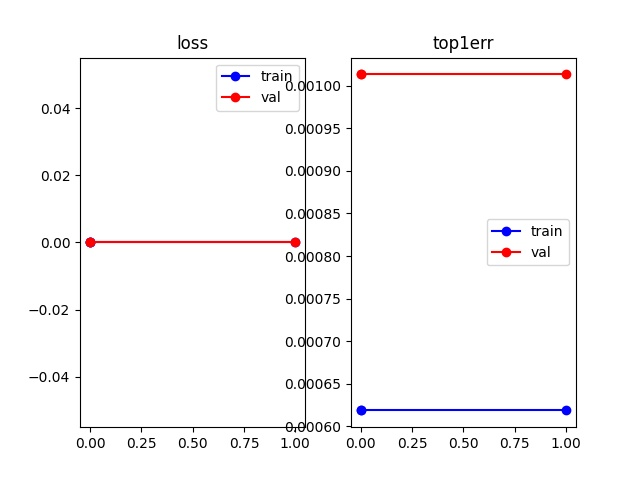

Generate this figure with Python:
# -*- coding: utf-8 -*-

from __future__ import print_function, division

import argparse
import torch
import torch.nn as nn
import torch.optim as optim
from torch.optim import lr_scheduler
from torch.autograd import Variable
from torchvision import datasets, transforms
import torch.backends.cudnn as cudnn
import matplotlib
matplotlib.use('agg')
import matplotlib.pyplot as plt
#from PIL import Image
import time
import os
from model import ft_net, ft_net_dense, ft_net_NAS, PCB
from random_erasing import RandomErasing
import yaml
from shutil import copyfile
from circle_loss import CircleLoss, convert_label_to_similarity

version =  torch.__version__
#fp16
# try:
#     from apex.fp16_utils import *
#     from apex import amp
# except ImportError: # will be 3.x series
#     print('This is not an error. If you want to use low precision, i.e., fp16, please install the apex with cuda support (https://github.com/NVIDIA/apex) and update pytorch to 1.0')
######################################################################
# Options
# --------
if __name__ == '__main__':
    parser = argparse.ArgumentParser(description='Training')
    parser.add_argument('--gpu_ids',default='0', type=str,help='gpu_ids: e.g. 0  0,1,2  0,2')
    parser.add_argument('--name',default='ft_ResNet50', type=str, help='output model name')
    parser.add_argument('--data_dir',default='F:\Data\Market-1501',type=str, help='training dir path')
    parser.add_argument('--train_all', action='store_true', help='use all training data' )
    parser.add_argument('--color_jitter', action='store_true', help='use color jitter in training' )
    parser.add_argument('--batchsize', default=32, type=int, help='batchsize')
    parser.add_argument('--stride', default=2, type=int, help='stride')
    parser.add_argument('--erasing_p', default=0, type=float, help='Random Erasing probability, in [0,1]')
    parser.add_argument('--use_dense', action='store_true', help='use densenet121' )
    parser.add_argument('--use_NAS', action='store_true', help='use NAS' )
    parser.add_argument('--warm_epoch', default=0, type=int, help='the first K epoch that needs warm up')
    parser.add_argument('--lr', default=0.05, type=float, help='learning rate')
    parser.add_argument('--droprate', default=0.5, type=float, help='drop rate')
    parser.add_argument('--PCB', action='store_true', help='use PCB+ResNet50' )
    parser.add_argument('--circle', action='store_true', help='use Circle loss' )
    parser.add_argument('--fp16', action='store_false', help='use float16 instead of float32, which will save about 50% memory' )
    opt = parser.parse_args()

    fp16 = False#opt.fp16
    print(fp16)
    data_dir = opt.data_dir
    name = opt.name
    str_ids = opt.gpu_ids.split(',')
    gpu_ids = []
    for str_id in str_ids:
        gid = int(str_id)
        if gid >=0:
            gpu_ids.append(gid)

    # set gpu ids
    if len(gpu_ids)>0:
        torch.cuda.set_device(gpu_ids[0])
        cudnn.benchmark = True
    ######################################################################
    # Load Data
    # ---------
    #

    transform_train_list = [
            #transforms.RandomResizedCrop(size=128, scale=(0.75,1.0), ratio=(0.75,1.3333), interpolation=3), #Image.BICUBIC)
            transforms.Resize((256,128), interpolation=3),
            transforms.Pad(10),
            transforms.RandomCrop((256,128)),
            transforms.RandomHorizontalFlip(),
            transforms.ToTensor(),
            transforms.Normalize([0.485, 0.456, 0.406], [0.229, 0.224, 0.225])
            ]

    transform_val_list = [
            transforms.Resize(size=(256,128),interpolation=3), #Image.BICUBIC
            transforms.ToTensor(),
            transforms.Normalize([0.485, 0.456, 0.406], [0.229, 0.224, 0.225])
            ]

    if opt.PCB:
        transform_train_list = [
            transforms.Resize((384,192), interpolation=3),
            transforms.RandomHorizontalFlip(),
            transforms.ToTensor(),
            transforms.Normalize([0.485, 0.456, 0.406], [0.229, 0.224, 0.225])
            ]
        transform_val_list = [
            transforms.Resize(size=(384,192),interpolation=3), #Image.BICUBIC
            transforms.ToTensor(),
            transforms.Normalize([0.485, 0.456, 0.406], [0.229, 0.224, 0.225])
            ]

    if opt.erasing_p>0:
        transform_train_list = transform_train_list +  [RandomErasing(probability = opt.erasing_p, mean=[0.0, 0.0, 0.0])]

    if opt.color_jitter:
        transform_train_list = [transforms.ColorJitter(brightness=0.1, contrast=0.1, saturation=0.1, hue=0)] + transform_train_list

    print(transform_train_list)
    data_transforms = {
        'train': transforms.Compose( transform_train_list ),
        'val': transforms.Compose(transform_val_list),
    }


    train_all = ''
    if opt.train_all:
         train_all = '_all'

    image_datasets = {}
    image_datasets['train'] = datasets.ImageFolder(os.path.join(data_dir, 'train' + train_all),
                                              data_transforms['train'])
    image_datasets['val'] = datasets.ImageFolder(os.path.join(data_dir, 'val'),
                                              data_transforms['val'])

    dataloaders = {x: torch.utils.data.DataLoader(image_datasets[x], batch_size=opt.batchsize,
                                                 shuffle=True, num_workers=8, pin_memory=True) # 8 workers may work faster
                  for x in ['train', 'val']}
    dataset_sizes = {x: len(image_datasets[x]) for x in ['train', 'val']}
    class_names = image_datasets['train'].classes

    use_gpu = torch.cuda.is_available()

    since = time.time()
    inputs, classes = next(iter(dataloaders['train']))
    print(time.time()-since)
    ######################################################################
    # Training the model
    # ------------------
    #
    # Now, let's write a general function to train a model. Here, we will
    # illustrate:
    #
    # -  Scheduling the learning rate
    # -  Saving the best model
    #
    # In the following, parameter ``scheduler`` is an LR scheduler object from
    # ``torch.optim.lr_scheduler``.

    y_loss = {} # loss history
    y_loss['train'] = []
    y_loss['val'] = []
    y_err = {}
    y_err['train'] = []
    y_err['val'] = []

    def train_model(model, criterion, optimizer, scheduler, num_epochs=25):
        since = time.time()

        #best_model_wts = model.state_dict()
        #best_acc = 0.0
        warm_up = 0.1 # We start from the 0.1*lrRate
        warm_iteration = round(dataset_sizes['train']/opt.batchsize)*opt.warm_epoch # first 5 epoch
        if opt.circle:
            criterion_circle = CircleLoss(m=0.25, gamma=32)
        for epoch in range(num_epochs):
            print('Epoch {}/{}'.format(epoch, num_epochs - 1))
            print('-' * 10)

            # Each epoch has a training and validation phase
            for phase in ['train', 'val']:
                if phase == 'train':
                    scheduler.step()
                    model.train(True)  # Set model to training mode
                else:
                    model.train(False)  # Set model to evaluate mode

                running_loss = 0.0
                running_corrects = 0.0
                # Iterate over data.
                for data in dataloaders[phase]:
                    # get the inputs
                    inputs, labels = data
                    now_batch_size,c,h,w = inputs.shape
                    if now_batch_size<opt.batchsize: # skip the last batch
                        continue
                    #print(inputs.shape)
                    # wrap them in Variable
                    if use_gpu:
                        inputs = Variable(inputs.cuda().detach())
                        labels = Variable(labels.cuda().detach())
                    else:
                        inputs, labels = Variable(inputs), Variable(labels)
                    # if we use low precision, input also need to be fp16
                    #if fp16:
                    #    inputs = inputs.half()

                    # zero the parameter gradients
                    optimizer.zero_grad()

                    # forward
                    if phase == 'val':
                        with torch.no_grad():
                            outputs = model(inputs)
                    else:
                        outputs = model(inputs)

                    sm = nn.Softmax(dim=1)
                    if opt.circle:
                        logits, ff = outputs
                        fnorm = torch.norm(ff, p=2, dim=1, keepdim=True)
                        ff = ff.div(fnorm.expand_as(ff))
                        loss = criterion(logits, labels) + criterion_circle(*convert_label_to_similarity( ff, labels))/now_batch_size
                        #loss = criterion_circle(*convert_label_to_similarity( ff, labels))
                        _, preds = torch.max(logits.data, 1)

                    elif not opt.PCB:  #  norm
                        _, preds = torch.max(outputs.data, 1)
                        loss = criterion(outputs, labels)
                    else: # PCB
                        part = {}
                        num_part = 6
                        for i in range(num_part):
                            part[i] = outputs[i]

                        score = sm(part[0]) + sm(part[1]) +sm(part[2]) + sm(part[3]) +sm(part[4]) +sm(part[5])
                        _, preds = torch.max(score.data, 1)

                        loss = criterion(part[0], labels)
                        for i in range(num_part-1):
                            loss += criterion(part[i+1], labels)

                    # backward + optimize only if in training phase
                    if epoch<opt.warm_epoch and phase == 'train':
                        warm_up = min(1.0, warm_up + 0.9 / warm_iteration)
                        loss = loss*warm_up

                    if phase == 'train':
                        if fp16: # we use optimier to backward loss
                            with amp.scale_loss(loss, optimizer) as scaled_loss:
                                scaled_loss.backward()
                        else:
                            loss.backward()
                        optimizer.step()

                    # statistics
                    if int(version[0])>0 or int(version[2]) > 3: # for the new version like 0.4.0, 0.5.0 and 1.0.0
                        running_loss += loss.item() * now_batch_size
                    else :  # for the old version like 0.3.0 and 0.3.1
                        running_loss += loss.data[0] * now_batch_size
                    running_corrects += float(torch.sum(preds == labels.data))

                epoch_loss = running_loss / dataset_sizes[phase]
                epoch_acc = running_corrects / dataset_sizes[phase]

                print('{} Loss: {:.4f} Acc: {:.4f}'.format(
                    phase, epoch_loss, epoch_acc))

                y_loss[phase].append(epoch_loss)
                y_err[phase].append(1.0-epoch_acc)
                # deep copy the model
                if phase == 'val':
                    last_model_wts = model.state_dict()
                    if epoch%10 == 9:
                        save_network(model, epoch)
                    draw_curve(epoch)

            time_elapsed = time.time() - since
            print('Training complete in {:.0f}m {:.0f}s'.format(
                time_elapsed // 60, time_elapsed % 60))
            print()

        time_elapsed = time.time() - since
        print('Training complete in {:.0f}m {:.0f}s'.format(
            time_elapsed // 60, time_elapsed % 60))
        #print('Best val Acc: {:4f}'.format(best_acc))

        # load best model weights
        model.load_state_dict(last_model_wts)
        save_network(model, 'last')
        return model


    ######################################################################
    # Draw Curve
    #---------------------------
    x_epoch = []
    fig = plt.figure()
    ax0 = fig.add_subplot(121, title="loss")
    ax1 = fig.add_subplot(122, title="top1err")
    def draw_curve(current_epoch):
        x_epoch.append(current_epoch)
        ax0.plot(x_epoch, y_loss['train'], 'bo-', label='train')
        ax0.plot(x_epoch, y_loss['val'], 'ro-', label='val')
        ax1.plot(x_epoch, y_err['train'], 'bo-', label='train')
        ax1.plot(x_epoch, y_err['val'], 'ro-', label='val')
        if current_epoch == 0:
            ax0.legend()
            ax1.legend()
        fig.savefig( os.path.join('./model',name,'train.jpg'))

    ######################################################################
    # Save model
    #---------------------------
    def save_network(network, epoch_label):
        save_filename = 'net_%s.pth'% epoch_label
        save_path = os.path.join('./model',name,save_filename)
        torch.save(network.cpu().state_dict(), save_path)
        if torch.cuda.is_available():
            network.cuda(gpu_ids[0])


    ######################################################################
    # Finetuning the convnet
    # ----------------------
    #
    # Load a pretrainied model and reset final fully connected layer.
    #

    if opt.use_dense:
        model = ft_net_dense(len(class_names), opt.droprate, circle = opt.circle)
    elif opt.use_NAS:
        model = ft_net_NAS(len(class_names), opt.droprate)
    else:
        model = ft_net(len(class_names), opt.droprate, opt.stride, circle =opt.circle)

    if opt.PCB:
        model = PCB(len(class_names))

    opt.nclasses = len(class_names)

    print(model)

    if not opt.PCB:
        ignored_params = list(map(id, model.classifier.parameters() ))
        base_params = filter(lambda p: id(p) not in ignored_params, model.parameters())
        optimizer_ft = optim.SGD([
                 {'params': base_params, 'lr': 0.1*opt.lr},
                 {'params': model.classifier.parameters(), 'lr': opt.lr}
             ], weight_decay=5e-4, momentum=0.9, nesterov=True)
    else:
        ignored_params = list(map(id, model.model.fc.parameters() ))
        ignored_params += (list(map(id, model.classifier0.parameters() ))
                         +list(map(id, model.classifier1.parameters() ))
                         +list(map(id, model.classifier2.parameters() ))
                         +list(map(id, model.classifier3.parameters() ))
                         +list(map(id, model.classifier4.parameters() ))
                         +list(map(id, model.classifier5.parameters() ))
                         #+list(map(id, model.classifier6.parameters() ))
                         #+list(map(id, model.classifier7.parameters() ))
                          )
        base_params = filter(lambda p: id(p) not in ignored_params, model.parameters())
        optimizer_ft = optim.SGD([
                 {'params': base_params, 'lr': 0.1*opt.lr},
                 {'params': model.model.fc.parameters(), 'lr': opt.lr},
                 {'params': model.classifier0.parameters(), 'lr': opt.lr},
                 {'params': model.classifier1.parameters(), 'lr': opt.lr},
                 {'params': model.classifier2.parameters(), 'lr': opt.lr},
                 {'params': model.classifier3.parameters(), 'lr': opt.lr},
                 {'params': model.classifier4.parameters(), 'lr': opt.lr},
                 {'params': model.classifier5.parameters(), 'lr': opt.lr},
                 #{'params': model.classifier6.parameters(), 'lr': 0.01},
                 #{'params': model.classifier7.parameters(), 'lr': 0.01}
             ], weight_decay=5e-4, momentum=0.9, nesterov=True)

    # Decay LR by a factor of 0.1 every 40 epochs
    exp_lr_scheduler = lr_scheduler.StepLR(optimizer_ft, step_size=40, gamma=0.1)

    ######################################################################
    # Train and evaluate
    # ^^^^^^^^^^^^^^^^^^
    #
    # It should take around 1-2 hours on GPU.
    #
    dir_name = os.path.join('./model',name)
    if not os.path.isdir(dir_name):
        os.mkdir(dir_name)
    #record every run
    copyfile('./train.py', dir_name+'/train.py')
    copyfile('./model.py', dir_name+'/model.py')

    # save opts
    with open('%s/opts.yaml'%dir_name,'w') as fp:
        yaml.dump(vars(opt), fp, default_flow_style=False)

    # model to gpu
    model = model.cuda()
    if fp16:
        #model = network_to_half(model)
        #optimizer_ft = FP16_Optimizer(optimizer_ft, static_loss_scale = 128.0)
        model, optimizer_ft = amp.initialize(model, optimizer_ft, opt_level = "O1")

    criterion = nn.CrossEntropyLoss()

    model = train_model(model, criterion, optimizer_ft, exp_lr_scheduler,
                           num_epochs=60)

